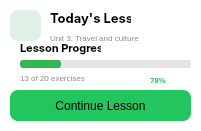
   <widget class="QFrame" name="today_lsn">
    <property name="geometry">
     <rect>
      <x>480</x>
      <y>40</y>
      <width>201</width>
      <height>131</height>
     </rect>
    </property>
    <property name="styleSheet">
     <string notr="true">QFrame {
    background: white;
    border-radius: 16px;
}</string>
    </property>
    <property name="frameShape">
     <enum>QFrame::StyledPanel</enum>
    </property>
    <property name="frameShadow">
     <enum>QFrame::Raised</enum>
    </property>
    <widget class="QLabel" name="label_7">
     <property name="geometry">
      <rect>
       <x>10</x>
       <y>10</y>
       <width>31</width>
       <height>31</height>
      </rect>
     </property>
     <property name="font">
      <font>
       <pointsize>-1</pointsize>
       <weight>87</weight>
       <bold>true</bold>
      </font>
     </property>
     <property name="styleSheet">
      <string notr="true">QLabel{
    background: #dff1e6;
    color: #22c55e;
    border-radius: 8px;
    font-size: 8px;
    font-weight: 700;
    padding: 4px 10px;
}</string>
     </property>
     <property name="text">
      <string/>
     </property>
     <property name="alignment">
      <set>Qt::AlignCenter</set>
     </property>
    </widget>
    <widget class="QLabel" name="label_8">
     <property name="geometry">
      <rect>
       <x>50</x>
       <y>10</y>
       <width>81</width>
       <height>16</height>
      </rect>
     </property>
     <property name="font">
      <font>
       <family>Inter</family>
       <pointsize>10</pointsize>
       <weight>75</weight>
       <bold>true</bold>
      </font>
     </property>
     <property name="text">
      <string>Today's Lesson</string>
     </property>
    </widget>
    <widget class="QLabel" name="label_9">
     <property name="geometry">
      <rect>
       <x>50</x>
       <y>30</y>
       <width>101</width>
       <height>16</height>
      </rect>
     </property>
     <property name="styleSheet">
      <string notr="true">QLabel{
    color: #8d8d8d;
    font-size: 8px;
background: transparent;
}</string>
     </property>
     <property name="text">
      <string>Unit 3: Travel and culture</string>
     </property>
    </widget>
    <widget class="QLabel" name="label_10">
     <property name="geometry">
      <rect>
       <x>20</x>
       <y>40</y>
       <width>81</width>
       <height>16</height>
      </rect>
     </property>
     <property name="font">
      <font>
       <family>Inter</family>
       <pointsize>8</pointsize>
       <weight>75</weight>
       <bold>true</bold>
      </font>
     </property>
     <property name="styleSheet">
      <string notr="true">QLabel{background:transparent}</string>
     </property>
     <property name="text">
      <string>Lesson Progress</string>
     </property>
    </widget>
    <widget class="QProgressBar" name="progressBar_2">
     <property name="geometry">
      <rect>
       <x>20</x>
       <y>60</y>
       <width>171</width>
       <height>8</height>
      </rect>
     </property>
     <property name="maximumSize">
      <size>
       <width>171</width>
       <height>10</height>
      </size>
     </property>
     <property name="styleSheet">
      <string notr="true">QProgressBar {
    background: #e5e5e5;
    border: none;
    border-radius: 3px;
}

QProgressBar::chunk {
    background: #35b653;
    border-radius: 3px;
    margin: 0px;
}

</string>
     </property>
     <property name="value">
      <number>24</number>
     </property>
     <property name="textVisible">
      <bool>false</bool>
     </property>
    </widget>
    <widget class="QLabel" name="label_progress">
     <property name="geometry">
      <rect>
       <x>20</x>
       <y>70</y>
       <width>71</width>
       <height>16</height>
      </rect>
     </property>
     <property name="styleSheet">
      <string notr="true">QLabel{
    color: #8d8d8d;
    font-size: 8px;
background: transparent;
}</string>
     </property>
     <property name="text">
      <string>13 of 20 exercises</string>
     </property>
    </widget>
    <widget class="QLabel" name="label_12">
     <property name="geometry">
      <rect>
       <x>150</x>
       <y>70</y>
       <width>34</width>
       <height>19</height>
      </rect>
     </property>
     <property name="font">
      <font>
       <pointsize>-1</pointsize>
       <weight>87</weight>
       <bold>true</bold>
      </font>
     </property>
     <property name="styleSheet">
      <string notr="true">QLabel {
    color: #24c45d;
    font-size: 8px;
    font-weight: 700;
background: white;
}</string>
     </property>
     <property name="text">
      <string>78%</string>
     </property>
    </widget>
    <widget class="QPushButton" name="button_continue">
     <property name="geometry">
      <rect>
       <x>10</x>
       <y>90</y>
       <width>181</width>
       <height>31</height>
      </rect>
     </property>
     <property name="styleSheet">
      <string notr="true">QPushButton{background:#22c55e;border-radius:8px}
QPushButton:hover {
    background: qlineargradient(spread:pad, x1:0, y1:0, x2:1, y2:1, stop:0 rgba(155, 255, 153, 102), stop:0.801136 rgba(205, 220, 57, 93), stop:1 rgba(220, 220, 220, 104))}</string>
     </property>
     <property name="text">
      <string>Continue Lesson</string>
     </property>
    </widget>
   </widget>
